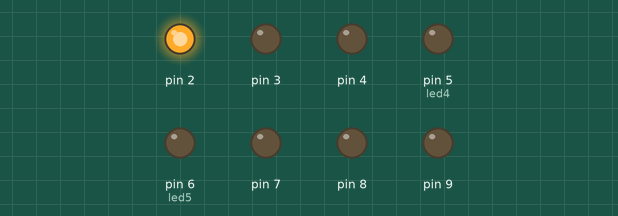
Simulated run of this sketch. Board: Arduino Uno, built with avr-gcc and run on an emulated ATmega328P. On the bench: output pins drawn as LEDs (lit = HIGH).

Above: at 0.05 s.
At 2.1 s:
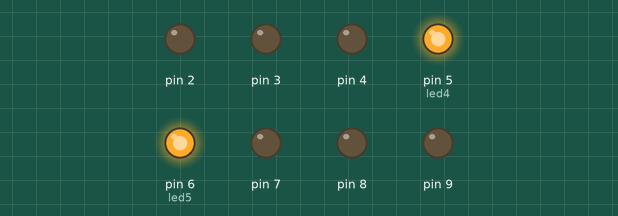
At 2.7 s:
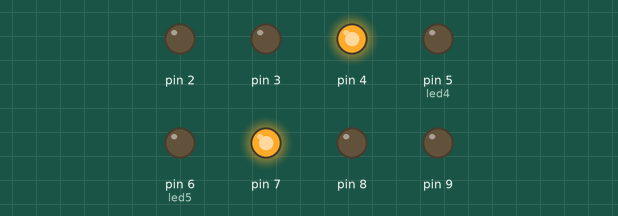
At 2.9 s:
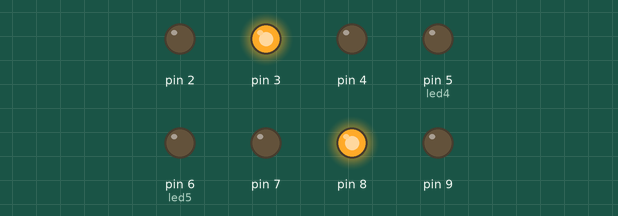
At 3.9 s:
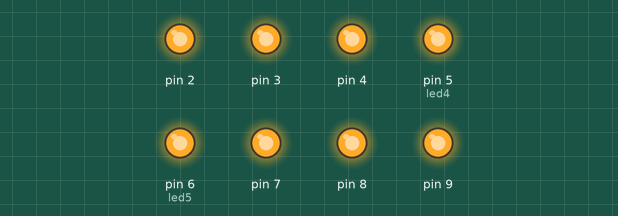
At 6.35 s:
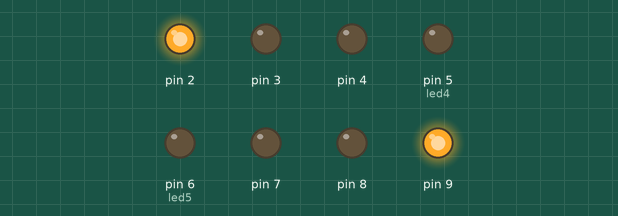
Timing chart, 0 to 7.4 s (numbered marks = the images above):
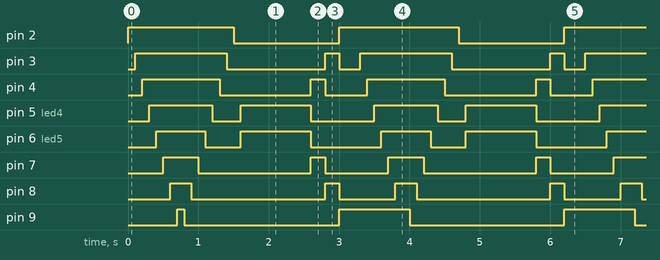

Measured:
- by itself, pin 2: alternates HIGH for 1.7 s and LOW for 1.5 s
- by itself, pin 3: repeats every 3.2 s: LOW 1.4 s, HIGH 0.20 s, LOW 0.30 s, HIGH 1.3 s
- by itself, pin 4: repeats every 3.2 s: LOW 1.3 s, HIGH 0.20 s, LOW 0.60 s, HIGH 1.1 s
- by itself, pin 5 (led4): repeats every 3.2 s: LOW 0.40 s, HIGH 1.0 s, LOW 0.90 s, HIGH 0.90 s
- by itself, pin 6 (led5): repeats every 3.2 s: LOW 0.50 s, HIGH 1.0 s, LOW 1.0 s, HIGH 0.70 s
- by itself, pin 7: repeats every 3.2 s: LOW 1.6 s, HIGH 0.20 s, LOW 0.90 s, HIGH 0.50 s
- by itself, pin 8: repeats every 3.2 s: LOW 1.9 s, HIGH 0.20 s, LOW 0.80 s, HIGH 0.30 s
- by itself, pin 9: repeats every 3.2 s: LOW 2.2 s, HIGH 1.0 s

The sketch:

saidas_digitais.ino
```cpp
//Delcaración de Los Pines de los LED
byte led1=2;
byte led2=3;
byte led3=4;
byte led4=5;
byte led5=6;
byte led6=7;
byte led7=8;
byte led8=9;

int i; //Variable del Contador del FOR
long vel=100; //Velocidad de las Luces

void setup() {
  // put your setup code here, to run once:
  //Configura los 8 Pines digitales como SALIDAS
  for(i=led1;i<=led8;i++){
    pinMode(i,OUTPUT);
  }
}

void loop() {
  // put your main code here, to run repeatedly:
 //Enciende los LED de Izquierda a Derecha
  for(i=led1;i<=led8;i++){
    digitalWrite(i,HIGH); //Enciende el LED
    delay(vel);           //Retardo (Espera el valor de vel)
  }

  //Apaga los LED de Derecha a Izquierda
  for(i=9;i>=2;i--){
    digitalWrite(i,LOW); //Apaga el LED
    delay(vel);          //Retardo (Espera el valor de vel)
  }

  //Enciende los dos LEDs del Medio
  digitalWrite(led4,1);
  digitalWrite(led5,1);
  delay(1000);     //Retardo de 1000ms (1 segundo)

  //Enciende los LEDs desde el MEDIO hacia los LADOS
  for(i=6;i<=8;i++){
    digitalWrite(i,LOW);
    digitalWrite(i+1,HIGH);
    digitalWrite(11-i,LOW);
    digitalWrite(10-i,HIGH);
    delay(vel*2);  //Espera el Doble del valor de vel
  }

}
```
